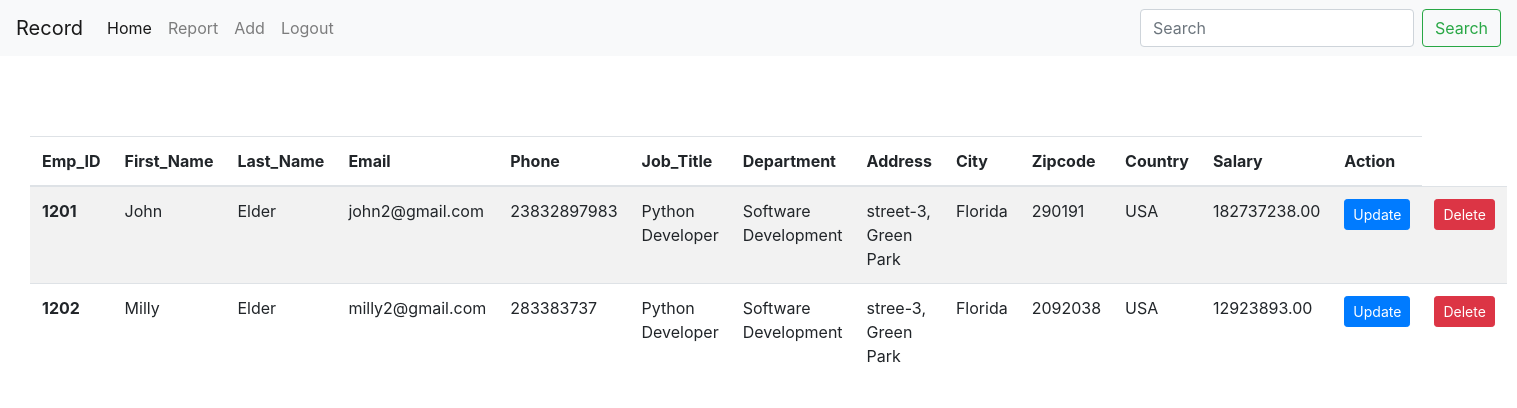
Page /record/ (signed in) on the earlier database version.
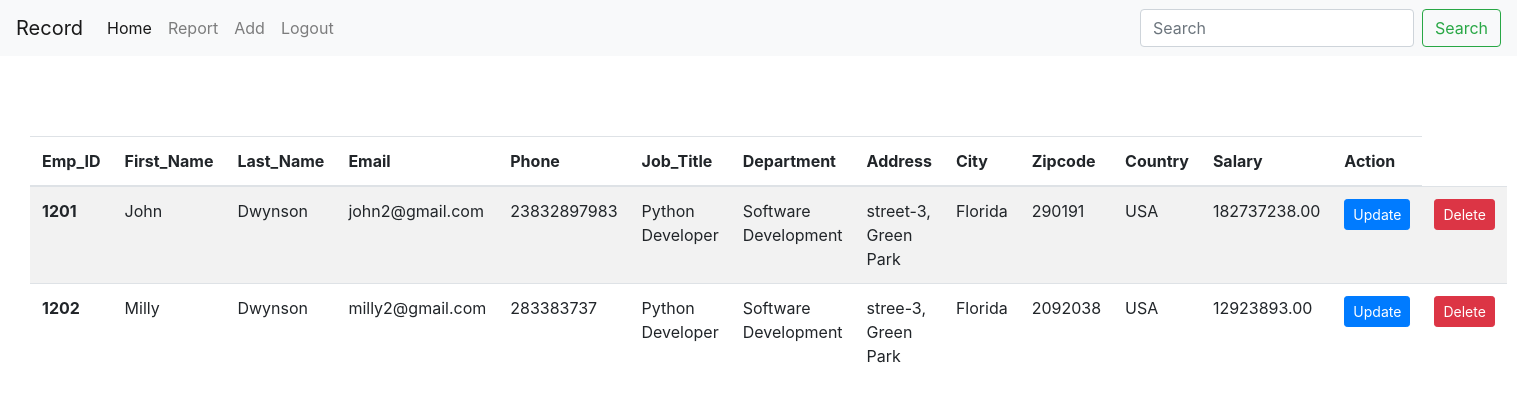
Same page on the later database version.
### form/models.py (models this page shows, shortened)
class Emp(models.Model):
    author = models.ForeignKey(User, null=True, on_delete=models.CASCADE)
    Emp_ID = models.IntegerField()
    First_Name = models.CharField(max_length=50)
    Last_Name = models.CharField(max_length=50)
    Email = models.EmailField()
    Phone = models.CharField(max_length=11)
    Job_Title = models.CharField(max_length=100)
    Department = models.CharField(max_length=100)
    Address = models.CharField(max_length=100)
    City = models.CharField(max_length=100)
    Zipcode = models.CharField(max_length=100)
    Country = models.CharField(max_length=100)
    Salary = models.DecimalField(decimal_places=2, max_digits=15)
    slug = models.SlugField(blank=True, unique=True)
    class Meta:
        verbose_name_plural = "Record"

### form/views.py (the view)
# urls.py: path("record/", views.record, name="report"),
def record(request):
    report = Emp.objects.filter(author=request.user)
    context = {'report': report}
    return render(request, "record.html", context)

### templates/record.html (shortened to what this page needs)
{% extends 'nav.html' %}
{% load static %}
{% block cont %}
  <div style="margin-right: 30px; margin-left: 30px; margin-top: 80px;">
    <table class="table table-striped">
      <thead>
        <tr>
          <th scope="col">Emp_ID</th>
          <th scope="col">First_Name</th>
          <th scope="col">Last_Name</th>
          <th scope="col">Email</th>
          <th scope="col">Phone</th>
          <th scope="col">Job_Title</th>
          <th scope="col">Department</th>
          <th scope="col">Address</th>
          <th scope="col">City</th>
          <th scope="col">Zipcode</th>
          <th scope="col">Country</th>
          <th scope="col">Salary</th>
          <th scope="col">Action</th>
        </tr>
      </thead>
      <tbody>
        {% for rep in report %}
        <tr>
          <th scope="row">{{rep.Emp_ID}}</th>
          <td>{{rep.First_Name}}</td>
          <td>{{rep.Last_Name}}</td>
          <td>{{rep.Email}}</td>
          <td>{{rep.Phone}}</td>
          <td>{{rep.Job_Title}}</td>
          <td>{{rep.Department}}</td>
          <td>{{rep.Address}}</td>
          <td>{{rep.City}}</td>
          <td>{{rep.Zipcode}}</td>
          <td>{{rep.Country}}</td>
          <td>{{rep.Salary}}</td>
          <td><a class="btn btn-sm btn-primary" href="{% url 'record:edit' rep.slug %}">Update</a></td>
          <td><a class="btn btn-sm btn-danger" href="{% url 'record:delete' rep.slug %}">Delete</a></td>
        </tr>
        {% endfor %}
      </tbody>
    </table>
  </div>
{% endblock %}

Differences in the rows shown:
changed Emp "John": Last_Name "Elder" → "Dwynson"
changed Emp "Milly": Last_Name "Elder" → "Dwynson"
